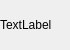
<?xml version="1.0" encoding="UTF-8"?>
<ui version="4.0">
 <class>RoImagesForSysState</class>
 <widget class="QWidget" name="RoImagesForSysState">
  <property name="geometry">
   <rect>
    <x>0</x>
    <y>0</y>
    <width>70</width>
    <height>50</height>
   </rect>
  </property>
  <property name="windowTitle">
   <string>Form</string>
  </property>
  <widget class="QLabel" name="label">
   <property name="geometry">
    <rect>
     <x>0</x>
     <y>0</y>
     <width>70</width>
     <height>50</height>
    </rect>
   </property>
   <property name="text">
    <string>TextLabel</string>
   </property>
  </widget>
 </widget>
 <resources/>
 <connections/>
</ui>
